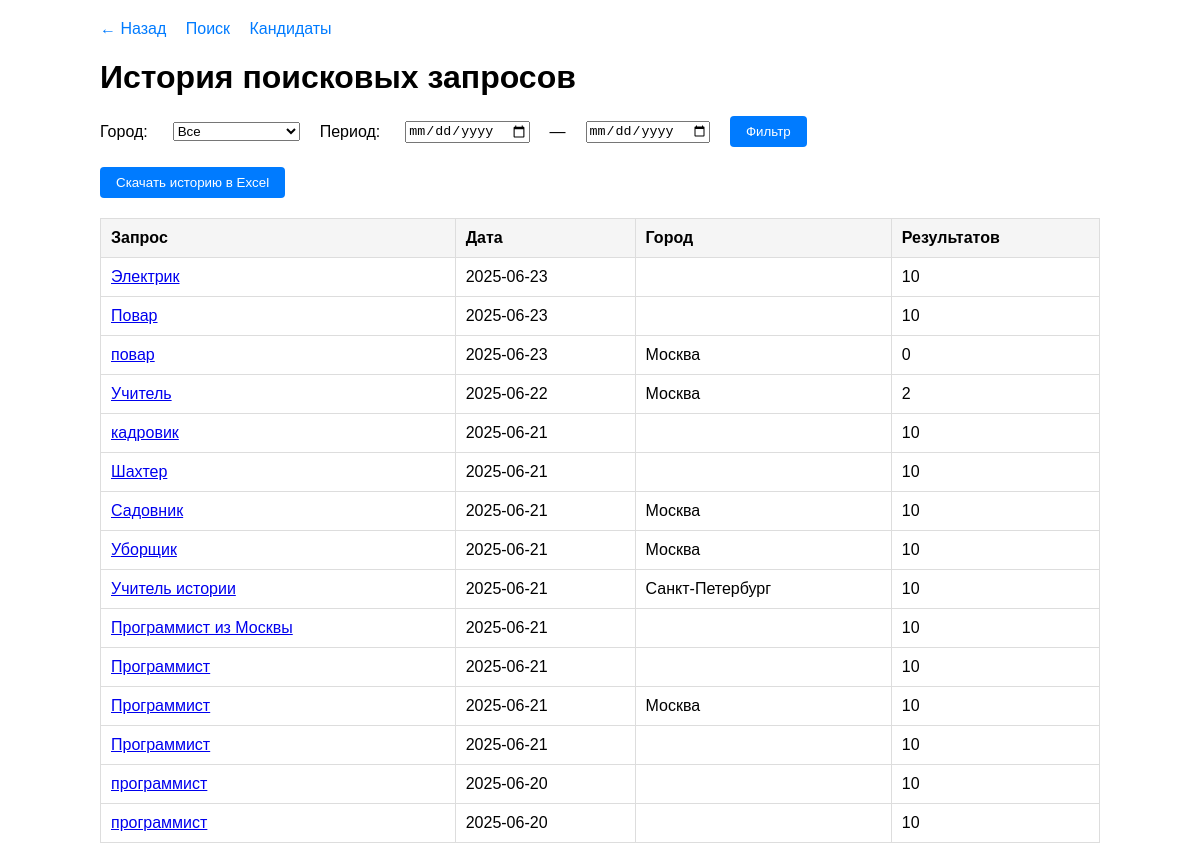
Screenshot of /history (signed in) with the database file from the repository.
### models.py (models this page shows)
class SearchHistory(Base):
    __tablename__ = "search_history"
    id = Column(Integer, primary_key=True, index=True)
    query = Column(String)
    city = Column(String)
    results = Column(Integer)
    date = Column(DateTime, default=datetime.utcnow)
    user_id = Column(Integer, ForeignKey("users.id"))
    user = relationship("User", back_populates="history")

### main.py (the view)
@app.get("/history", response_class=HTMLResponse)
def get_history(
    request: Request,
    db: Session = Depends(get_db),
    current_user: models.User = Depends(get_current_user),
    city: str = "",
    start: str = "",
    end: str = ""
):
    update_user_activity(db, current_user)
    if current_user.role == "dean":
        query = db.query(models.SearchHistory).options(joinedload(models.SearchHistory.user))
    else:
        query = db.query(models.SearchHistory).filter(models.SearchHistory.user_id == current_user.id).options(joinedload(models.SearchHistory.user))
    if city:
        query = query.filter(models.SearchHistory.city.ilike(f"%{city}%"))
    if start:
        query = query.filter(models.SearchHistory.date >= start)
    if end:
        query = query.filter(models.SearchHistory.date <= end)
    results = query.order_by(models.SearchHistory.date.desc()).all()
    return templates.TemplateResponse("history.html", {"request": request, "history": results, "current_user": current_user})

### templates/history.html (shortened to what this page needs)
<!DOCTYPE html>
<html lang="ru">
<head>
</head>
<body>
  <div class="nav-links">
    <a href="/dashboard">← Назад</a>
    <a href="/search">Поиск</a>
    <a href="/candidates">Кандидаты</a>
  </div>
  <h1>История поисковых запросов</h1>
  <form class="filter-form" method="get" action="/history">
    <label>Город:</label>
    <select name="city">
      <option value="">Все</option>
    </select>
    <label>Период:</label>
    <input type="date" name="start"> —
    <input type="date" name="end">
    <button type="submit">Фильтр</button>
  </form>
  <form class="download-form" method="get" action="/history/download">
    <button type="submit">Скачать историю в Excel</button>
  </form>
  <table>
    <tr>
      <th>Запрос</th>
      <th>Дата</th>
      <th>Город</th>
      <th>Результатов</th>
    </tr>
    {% for row in history %}
    <tr>
      <td><a href="/history/result/{{ row.id }}">{{ row.query }}</a></td>
      <td>{{ row.date.strftime("%Y-%m-%d") }}</td>
      <td>{{ row.city }}</td>
      <td>{{ row.results }}</td>
    </tr>
    {% endfor %}
  </table>
</body>
</html>

### templates/history.html (style rules this page uses)
body { font-family: Arial, sans-serif; max-width: 1000px; margin: 0 auto; padding: 20px; }
.nav-links { margin-bottom: 20px; }
.nav-links a { margin-right: 15px; text-decoration: none; color: #007bff; }
h1 { margin-bottom: 20px; }
.filter-form { display: flex; gap: 20px; align-items: center; margin-bottom: 20px; }
.filter-form label { margin-right: 5px; }
.download-form { margin-bottom: 20px; }
button { background: #007bff; color: white; border: none; padding: 8px 16px; border-radius: 4px; cursor: pointer; }
table { width: 100%; border-collapse: collapse; margin-top: 10px; }
th, td { padding: 10px; text-align: left; border: 1px solid #ddd; }
th { background-color: #f5f5f5; }

### rows the page displays
SearchHistory: query "Электрик", date "2025-06-23", results "10"
SearchHistory: query "Повар", date "2025-06-23", results "10"
SearchHistory: query "повар", date "2025-06-23", city "Москва", results "0"
SearchHistory: query "Учитель", date "2025-06-22", city "Москва", results "2"
SearchHistory: query "кадровик", date "2025-06-21", results "10"
SearchHistory: query "Шахтер", date "2025-06-21", results "10"
SearchHistory: query "Садовник", date "2025-06-21", city "Москва", results "10"
SearchHistory: query "Уборщик", date "2025-06-21", city "Москва", results "10"
SearchHistory: query "Учитель истории", date "2025-06-21", city "Санкт-Петербург", results "10"
SearchHistory: query "Программист из Москвы", date "2025-06-21", results "10"
SearchHistory: query "Программист", date "2025-06-21", results "10"
SearchHistory: query "Программист", date "2025-06-21", city "Москва", results "10"
SearchHistory: query "Программист", date "2025-06-21", results "10"
SearchHistory: query "программист", date "2025-06-20", results "10"
SearchHistory: query "программист", date "2025-06-20", results "10"
